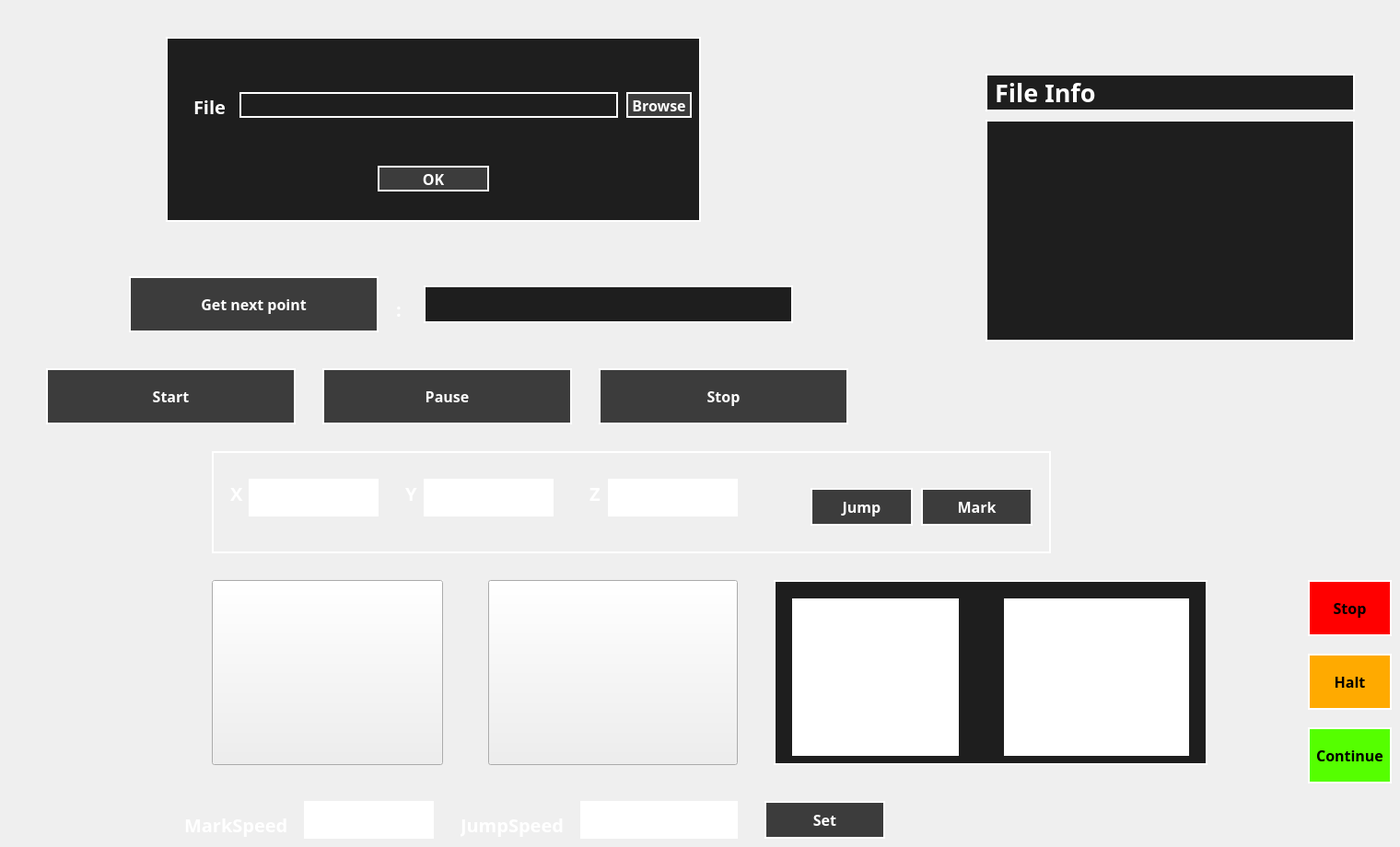
    <widget class="QWidget" name="page_3">
     <widget class="QFrame" name="frame_24">
      <property name="geometry">
       <rect>
        <x>180</x>
        <y>40</y>
        <width>581</width>
        <height>201</height>
       </rect>
      </property>
      <property name="styleSheet">
       <string notr="true">border: 2px solid rgb(255, 255, 255);
background-color: rgb(30,30,30);
</string>
      </property>
      <property name="frameShape">
       <enum>QFrame::StyledPanel</enum>
      </property>
      <property name="frameShadow">
       <enum>QFrame::Raised</enum>
      </property>
      <widget class="QLabel" name="label_9">
       <property name="geometry">
        <rect>
         <x>30</x>
         <y>60</y>
         <width>41</width>
         <height>31</height>
        </rect>
       </property>
       <property name="font">
        <font>
         <family>Montserrat</family>
         <pointsize>15</pointsize>
         <weight>75</weight>
         <bold>true</bold>
        </font>
       </property>
       <property name="styleSheet">
        <string notr="true">border:0px;
color: rgb(255, 255, 255);
</string>
       </property>
       <property name="text">
        <string>File</string>
       </property>
      </widget>
      <widget class="QLineEdit" name="file_entry">
       <property name="geometry">
        <rect>
         <x>80</x>
         <y>60</y>
         <width>411</width>
         <height>28</height>
        </rect>
       </property>
       <property name="styleSheet">
        <string notr="true">color: rgb(255, 255, 255);</string>
       </property>
      </widget>
      <widget class="QPushButton" name="browse_files">
       <property name="geometry">
        <rect>
         <x>500</x>
         <y>60</y>
         <width>71</width>
         <height>28</height>
        </rect>
       </property>
       <property name="font">
        <font>
         <family>Montserrat</family>
         <pointsize>12</pointsize>
         <weight>75</weight>
         <bold>true</bold>
        </font>
       </property>
       <property name="styleSheet">
        <string notr="true">color: rgb(255, 255, 255);
background-color: rgb(60, 60, 60);</string>
       </property>
       <property name="text">
        <string>Browse</string>
       </property>
      </widget>
      <widget class="QPushButton" name="OK_file_select">
       <property name="geometry">
        <rect>
         <x>230</x>
         <y>140</y>
         <width>121</width>
         <height>28</height>
        </rect>
       </property>
       <property name="font">
        <font>
         <family>Montserrat</family>
         <pointsize>12</pointsize>
         <weight>75</weight>
         <bold>true</bold>
        </font>
       </property>
       <property name="styleSheet">
        <string notr="true">color: rgb(255, 255, 255);
background-color: rgb(60, 60, 60);
</string>
       </property>
       <property name="text">
        <string>OK</string>
       </property>
      </widget>
     </widget>
     <widget class="QPushButton" name="get_point">
      <property name="geometry">
       <rect>
        <x>140</x>
        <y>300</y>
        <width>271</width>
        <height>61</height>
       </rect>
      </property>
      <property name="font">
       <font>
        <family>Montserrat</family>
        <pointsize>12</pointsize>
        <weight>75</weight>
        <bold>true</bold>
       </font>
      </property>
      <property name="styleSheet">
       <string notr="true">color: rgb(255, 255, 255);
border: 2px solid rgb(255, 255, 255);
background-color: rgb(60, 60, 60);</string>
      </property>
      <property name="text">
       <string>Get next point</string>
      </property>
     </widget>
     <widget class="QLabel" name="point_display">
      <property name="geometry">
       <rect>
        <x>460</x>
        <y>310</y>
        <width>401</width>
        <height>41</height>
       </rect>
      </property>
      <property name="styleSheet">
       <string notr="true">color: rgb(255, 255, 255);
border: 2px solid rgb(255, 255, 255);
background-color: rgb(30,30,30);</string>
      </property>
      <property name="text">
       <string/>
      </property>
     </widget>
     <widget class="QLabel" name="label_11">
      <property name="geometry">
       <rect>
        <x>430</x>
        <y>320</y>
        <width>21</width>
        <height>31</height>
       </rect>
      </property>
      <property name="font">
       <font>
        <family>Montserrat</family>
        <pointsize>15</pointsize>
        <weight>75</weight>
        <bold>true</bold>
       </font>
      </property>
      <property name="styleSheet">
       <string notr="true">color: rgb(255, 255, 255);
border: 0px solid rgb(255, 255, 255);</string>
      </property>
      <property name="text">
       <string>:</string>
      </property>
     </widget>
     <widget class="QLabel" name="point_display_2">
      <property name="geometry">
       <rect>
        <x>1070</x>
        <y>80</y>
        <width>401</width>
        <height>41</height>
       </rect>
      </property>
      <property name="font">
       <font>
        <family>Montserrat</family>
        <pointsize>20</pointsize>
        <weight>75</weight>
        <bold>true</bold>
       </font>
      </property>
      <property name="styleSheet">
       <string notr="true">color: rgb(255, 255, 255);
border: 2px solid rgb(255, 255, 255);
background-color: rgb(30,30,30);</string>
      </property>
      <property name="text">
       <string>File Info</string>
      </property>
     </widget>
     <widget class="QLabel" name="file_data_display">
      <property name="geometry">
       <rect>
        <x>1070</x>
        <y>130</y>
        <width>401</width>
        <height>241</height>
       </rect>
      </property>
      <property name="font">
       <font>
        <family>Montserrat</family>
        <pointsize>17</pointsize>
        <weight>75</weight>
        <bold>true</bold>
       </font>
      </property>
      <property name="styleSheet">
       <string notr="true">color: rgb(255, 255, 255);
border: 2px solid rgb(255, 255, 255);
background-color: rgb(30,30,30);</string>
      </property>
      <property name="text">
       <string/>
      </property>
     </widget>
     <widget class="QPushButton" name="start_print">
      <property name="geometry">
       <rect>
        <x>50</x>
        <y>400</y>
        <width>271</width>
        <height>61</height>
       </rect>
      </property>
      <property name="font">
       <font>
        <family>Montserrat</family>
        <pointsize>12</pointsize>
        <weight>75</weight>
        <bold>true</bold>
       </font>
      </property>
      <property name="styleSheet">
       <string notr="true">color: rgb(255, 255, 255);
border: 2px solid rgb(255, 255, 255);
background-color: rgb(60, 60, 60);</string>
      </property>
      <property name="text">
       <string>Start</string>
      </property>
     </widget>
     <widget class="QPushButton" name="pause_print">
      <property name="geometry">
       <rect>
        <x>350</x>
        <y>400</y>
        <width>271</width>
        <height>61</height>
       </rect>
      </property>
      <property name="font">
       <font>
        <family>Montserrat</family>
        <pointsize>12</pointsize>
        <weight>75</weight>
        <bold>true</bold>
       </font>
      </property>
      <property name="styleSheet">
       <string notr="true">color: rgb(255, 255, 255);
border: 2px solid rgb(255, 255, 255);
background-color: rgb(60, 60, 60);</string>
      </property>
      <property name="text">
       <string>Pause</string>
      </property>
     </widget>
     <widget class="QPushButton" name="stop_print">
      <property name="geometry">
       <rect>
        <x>650</x>
        <y>400</y>
        <width>271</width>
        <height>61</height>
       </rect>
      </property>
      <property name="font">
       <font>
        <family>Montserrat</family>
        <pointsize>12</pointsize>
        <weight>75</weight>
        <bold>true</bold>
       </font>
      </property>
      <property name="styleSheet">
       <string notr="true">color: rgb(255, 255, 255);
border: 2px solid rgb(255, 255, 255);
background-color: rgb(60, 60, 60);</string>
      </property>
      <property name="text">
       <string>Stop</string>
      </property>
     </widget>
     <widget class="QPushButton" name="draw_triangle">
      <property name="geometry">
       <rect>
        <x>230</x>
        <y>630</y>
        <width>251</width>
        <height>201</height>
       </rect>
      </property>
      <property name="font">
       <font>
        <family>Montserrat</family>
        <pointsize>12</pointsize>
        <weight>75</weight>
        <bold>true</bold>
       </font>
      </property>
      <property name="styleSheet">
       <string notr="true">
background-color: rgb(60, 60);</string>
      </property>
      <property name="text">
       <string/>
      </property>
     </widget>
     <widget class="QLabel" name="label_61">
      <property name="geometry">
       <rect>
        <x>230</x>
        <y>630</y>
        <width>251</width>
        <height>191</height>
       </rect>
      </property>
      <property name="styleSheet">
       <string notr="true">background-color: rgb(255, 255, 255);</string>
      </property>
      <property name="text">
       <string/>
      </property>
      <property name="pixmap">
       <pixmap>resource/triangle.png</pixmap>
      </property>
      <property name="scaledContents">
       <bool>true</bool>
      </property>
     </widget>
     <widget class="QLabel" name="label_90">
      <property name="geometry">
       <rect>
        <x>540</x>
        <y>630</y>
        <width>251</width>
        <height>191</height>
       </rect>
      </property>
      <property name="styleSheet">
       <string notr="true">background-color: rgb(255, 255, 255);</string>
      </property>
      <property name="text">
       <string/>
      </property>
      <property name="pixmap">
       <pixmap>resource/yellow_square.png</pixmap>
      </property>
      <property name="scaledContents">
       <bool>true</bool>
      </property>
     </widget>
     <widget class="QPushButton" name="draw_square">
      <property name="geometry">
       <rect>
        <x>530</x>
        <y>630</y>
        <width>271</width>
        <height>201</height>
       </rect>
      </property>
      <property name="font">
       <font>
        <family>Montserrat</family>
        <pointsize>12</pointsize>
        <weight>75</weight>
        <bold>true</bold>
       </font>
      </property>
      <property name="styleSheet">
       <string notr="true">
background-color: rgb(60, 60);</string>
      </property>
      <property name="text">
       <string/>
      </property>
     </widget>
     <widget class="QFrame" name="frame_35">
      <property name="geometry">
       <rect>
        <x>840</x>
        <y>630</y>
        <width>471</width>
        <height>201</height>
       </rect>
      </property>
      <property name="styleSheet">
       <string notr="true">border: 2px solid rgb(255, 255, 255);
background-color: rgb(30,30,30);
</string>
      </property>
      <property name="frameShape">
       <enum>QFrame::StyledPanel</enum>
      </property>
      <property name="frameShadow">
       <enum>QFrame::Raised</enum>
      </property>
      <widget class="QLabel" name="label_91">
       <property name="geometry">
        <rect>
         <x>20</x>
         <y>20</y>
         <width>181</width>
         <height>171</height>
        </rect>
       </property>
       <property name="styleSheet">
        <string notr="true">background-color: rgb(255, 255, 255);</string>
       </property>
       <property name="text">
        <string/>
       </property>
       <property name="pixmap">
        <pixmap>resource/circle.png</pixmap>
       </property>
       <property name="scaledContents">
        <bool>true</bool>
       </property>
      </widget>
      <widget class="QLabel" name="label_92">
       <property name="geometry">
        <rect>
         <x>250</x>
         <y>20</y>
         <width>201</width>
         <height>171</height>
        </rect>
       </property>
       <property name="styleSheet">
        <string notr="true">background-color: rgb(255, 255, 255);</string>
       </property>
       <property name="text">
        <string/>
       </property>
       <property name="pixmap">
        <pixmap>resource/hatching.png</pixmap>
       </property>
       <property name="scaledContents">
        <bool>true</bool>
       </property>
      </widget>
      <widget class="QPushButton" name="draw_square2">
       <property name="geometry">
        <rect>
         <x>20</x>
         <y>20</y>
         <width>181</width>
         <height>171</height>
        </rect>
       </property>
       <property name="font">
        <font>
         <family>Montserrat</family>
         <pointsize>12</pointsize>
         <weight>75</weight>
         <bold>true</bold>
        </font>
       </property>
       <property name="styleSheet">
        <string notr="true">
background-color: rgb(60, 60);</string>
       </property>
       <property name="text">
        <string/>
       </property>
      </widget>
      <widget class="QPushButton" name="hatch_square2">
       <property name="geometry">
        <rect>
         <x>250</x>
         <y>20</y>
         <width>201</width>
         <height>171</height>
        </rect>
       </property>
       <property name="font">
        <font>
         <family>Montserrat</family>
         <pointsize>12</pointsize>
         <weight>75</weight>
         <bold>true</bold>
        </font>
       </property>
       <property name="styleSheet">
        <string notr="true">
background-color: rgb(60, 60);</string>
       </property>
       <property name="text">
        <string/>
       </property>
      </widget>
      <zorder>label_91</zorder>
      <zorder>label_92</zorder>
      <zorder>hatch_square2</zorder>
      <zorder>draw_square2</zorder>
     </widget>
     <widget class="QLabel" name="label_93">
      <property name="geometry">
       <rect>
        <x>200</x>
        <y>880</y>
        <width>121</width>
        <height>31</height>
       </rect>
      </property>
      <property name="font">
       <font>
        <family>Montserrat</family>
        <pointsize>15</pointsize>
        <weight>75</weight>
        <bold>true</bold>
       </font>
      </property>
      <property name="styleSheet">
       <string notr="true">border:0px;
color: rgb(255, 255, 255);
</string>
      </property>
      <property name="text">
       <string>MarkSpeed</string>
      </property>
     </widget>
     <widget class="QLabel" name="label_94">
      <property name="geometry">
       <rect>
        <x>500</x>
        <y>880</y>
        <width>131</width>
        <height>31</height>
       </rect>
      </property>
      <property name="font">
       <font>
        <family>Montserrat</family>
        <pointsize>15</pointsize>
        <weight>75</weight>
        <bold>true</bold>
       </font>
      </property>
      <property name="styleSheet">
       <string notr="true">border:0px;
color: rgb(255, 255, 255);
</string>
      </property>
      <property name="text">
       <string>JumpSpeed</string>
      </property>
     </widget>
     <widget class="QPushButton" name="set_speed">
      <property name="geometry">
       <rect>
        <x>830</x>
        <y>870</y>
        <width>131</width>
        <height>41</height>
       </rect>
      </property>
      <property name="font">
       <font>
        <family>Montserrat</family>
        <pointsize>12</pointsize>
        <weight>75</weight>
        <bold>true</bold>
       </font>
      </property>
      <property name="styleSheet">
       <string notr="true">color: rgb(255, 255, 255);
border: 2px solid rgb(255, 255, 255);
background-color: rgb(60, 60, 60);</string>
      </property>
      <property name="text">
       <string>Set</string>
      </property>
     </widget>
     <widget class="QLineEdit" name="markspeed">
      <property name="geometry">
       <rect>
        <x>330</x>
        <y>870</y>
        <width>141</width>
        <height>41</height>
       </rect>
      </property>
      <property name="styleSheet">
       <string notr="true">color: rgb(255, 255, 255);
border:2px solid rgb(255, 255, 255);</string>
      </property>
     </widget>
     <widget class="QLineEdit" name="jumpspeed">
      <property name="geometry">
       <rect>
        <x>630</x>
        <y>870</y>
        <width>171</width>
        <height>41</height>
       </rect>
      </property>
      <property name="styleSheet">
       <string notr="true">color: rgb(255, 255, 255);
border:2px solid rgb(255, 255, 255);</string>
      </property>
     </widget>
     <widget class="QPushButton" name="continue_marking">
      <property name="geometry">
       <rect>
        <x>1420</x>
        <y>790</y>
        <width>91</width>
        <height>61</height>
       </rect>
      </property>
      <property name="font">
       <font>
        <family>Montserrat</family>
        <pointsize>12</pointsize>
        <weight>75</weight>
        <bold>true</bold>
       </font>
      </property>
      <property name="styleSheet">
       <string notr="true">color: rgb(0, 0, 0);
border: 2px solid rgb(255, 255, 255);
background-color: rgb(85, 255, 0);</string>
      </property>
      <property name="text">
       <string>Continue</string>
      </property>
     </widget>
     <widget class="QPushButton" name="halt_marking">
      <property name="geometry">
       <rect>
        <x>1420</x>
        <y>710</y>
        <width>91</width>
        <height>61</height>
       </rect>
      </property>
      <property name="font">
       <font>
        <family>Montserrat</family>
        <pointsize>12</pointsize>
        <weight>75</weight>
        <bold>true</bold>
       </font>
      </property>
      <property name="styleSheet">
       <string notr="true">color: rgb(0, 0, 0);
border: 2px solid rgb(255, 255, 255);
background-color: rgb(255, 170, 0)</string>
      </property>
      <property name="text">
       <string>Halt</string>
      </property>
     </widget>
     <widget class="QPushButton" name="stop_marking">
      <property name="geometry">
       <rect>
        <x>1420</x>
        <y>630</y>
        <width>91</width>
        <height>61</height>
       </rect>
      </property>
      <property name="font">
       <font>
        <family>Montserrat</family>
        <pointsize>12</pointsize>
        <weight>75</weight>
        <bold>true</bold>
       </font>
      </property>
      <property name="styleSheet">
       <string notr="true">color: rgb(0, 0, 0);
border: 2px solid rgb(255, 255, 255);
background-color: rgb(255, 0, 0)</string>
      </property>
      <property name="text">
       <string>Stop</string>
      </property>
     </widget>
     <widget class="QFrame" name="frame_36">
      <property name="geometry">
       <rect>
        <x>230</x>
        <y>490</y>
        <width>911</width>
        <height>111</height>
       </rect>
      </property>
      <property name="styleSheet">
       <string notr="true">border: 2px solid rgb(255, 255, 255);</string>
      </property>
      <property name="frameShape">
       <enum>QFrame::StyledPanel</enum>
      </property>
      <property name="frameShadow">
       <enum>QFrame::Raised</enum>
      </property>
      <widget class="QLabel" name="label_95">
       <property name="geometry">
        <rect>
         <x>20</x>
         <y>30</y>
         <width>21</width>
         <height>31</height>
        </rect>
       </property>
       <property name="font">
        <font>
         <family>Montserrat</family>
         <pointsize>15</pointsize>
         <weight>75</weight>
         <bold>true</bold>
        </font>
       </property>
       <property name="styleSheet">
        <string notr="true">border:0px;
color: rgb(255, 255, 255);
</string>
       </property>
       <property name="text">
        <string>X</string>
       </property>
      </widget>
      <widget class="QLineEdit" name="scan_x">
       <property name="geometry">
        <rect>
         <x>40</x>
         <y>30</y>
         <width>141</width>
         <height>41</height>
        </rect>
       </property>
       <property name="styleSheet">
        <string notr="true">color: rgb(255, 255, 255);
border:2px solid rgb(255, 255, 255);</string>
       </property>
      </widget>
      <widget class="QLabel" name="label_96">
       <property name="geometry">
        <rect>
         <x>210</x>
         <y>30</y>
         <width>21</width>
         <height>31</height>
        </rect>
       </property>
       <property name="font">
        <font>
         <family>Montserrat</family>
         <pointsize>15</pointsize>
         <weight>75</weight>
         <bold>true</bold>
        </font>
       </property>
       <property name="styleSheet">
        <string notr="true">border:0px;
color: rgb(255, 255, 255);
</string>
       </property>
       <property name="text">
        <string>Y</string>
       </property>
      </widget>
      <widget class="QLineEdit" name="scan_y">
       <property name="geometry">
        <rect>
         <x>230</x>
         <y>30</y>
         <width>141</width>
         <height>41</height>
        </rect>
       </property>
       <property name="styleSheet">
        <string notr="true">color: rgb(255, 255, 255);
border:2px solid rgb(255, 255, 255);</string>
       </property>
      </widget>
      <widget class="QLabel" name="label_97">
       <property name="geometry">
        <rect>
         <x>410</x>
         <y>30</y>
         <width>21</width>
         <height>31</height>
        </rect>
       </property>
       <property name="font">
        <font>
         <family>Montserrat</family>
         <pointsize>15</pointsize>
         <weight>75</weight>
         <bold>true</bold>
        </font>
       </property>
       <property name="styleSheet">
        <string notr="true">border:0px;
color: rgb(255, 255, 255);
</string>
       </property>
       <property name="text">
        <string>Z</string>
       </property>
      </widget>
      <widget class="QLineEdit" name="scan_z">
       <property name="geometry">
        <rect>
         <x>430</x>
         <y>30</y>
         <width>141</width>
         <height>41</height>
        </rect>
       </property>
       <property name="styleSheet">
        <string notr="true">color: rgb(255, 255, 255);
border:2px solid rgb(255, 255, 255);</string>
       </property>
      </widget>
      <widget class="QPushButton" name="jump_xyz">
       <property name="geometry">
        <rect>
         <x>650</x>
         <y>40</y>
         <width>111</width>
         <height>41</height>
        </rect>
       </property>
       <property name="font">
        <font>
         <family>Montserrat</family>
         <pointsize>12</pointsize>
         <weight>75</weight>
         <bold>true</bold>
        </font>
       </property>
       <property name="styleSheet">
        <string notr="true">color: rgb(255, 255, 255);
border: 2px solid rgb(255, 255, 255);
background-color: rgb(60, 60, 60);</string>
       </property>
       <property name="text">
        <string>Jump</string>
       </property>
      </widget>
      <widget class="QPushButton" name="mark_xyz">
       <property name="geometry">
        <rect>
         <x>770</x>
         <y>40</y>
         <width>121</width>
         <height>41</height>
        </rect>
       </property>
       <property name="font">
        <font>
         <family>Montserrat</family>
         <pointsize>12</pointsize>
         <weight>75</weight>
         <bold>true</bold>
        </font>
       </property>
       <property name="styleSheet">
        <string notr="true">color: rgb(255, 255, 255);
border: 2px solid rgb(255, 255, 255);
background-color: rgb(60, 60, 60);</string>
       </property>
       <property name="text">
        <string>Mark</string>
       </property>
      </widget>
     </widget>
     <zorder>frame_36</zorder>
     <zorder>frame_24</zorder>
     <zorder>get_point</zorder>
     <zorder>point_display</zorder>
     <zorder>label_11</zorder>
     <zorder>point_display_2</zorder>
     <zorder>file_data_display</zorder>
     <zorder>start_print</zorder>
     <zorder>pause_print</zorder>
     <zorder>stop_print</zorder>
     <zorder>label_61</zorder>
     <zorder>label_90</zorder>
     <zorder>draw_triangle</zorder>
     <zorder>draw_square</zorder>
     <zorder>frame_35</zorder>
     <zorder>label_93</zorder>
     <zorder>label_94</zorder>
     <zorder>set_speed</zorder>
     <zorder>markspeed</zorder>
     <zorder>jumpspeed</zorder>
     <zorder>continue_marking</zorder>
     <zorder>halt_marking</zorder>
     <zorder>stop_marking</zorder>
    </widget>
